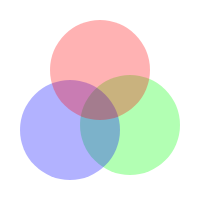
Frame 1 (no input)
Frame 60 (no input): identical to frame 1, image omitted
Frame 120 (the mouse pressed at the canvas centre since frame 60): identical to frame 1, image omitted

The p5.js sketch that drew this single still picture (run headless with seeded random() and noise() and a simulated clock; from frame 60 on, the mouse is pressed at the canvas centre):

// p5.js sketch
// ── sketch.js
function setup() {
  createCanvas(200, 200);
  colorMode(RGB, 255, 255, 255, 1)
   noStroke();//turn off stroke

}

function draw() {
  //Transparent circles.
  background(0);
  
  

colorMode(RGB, 255, 255, 255, 1);
background(255);
noStroke;
  
fill(0,255,5,0.3);//right color
ellipse(130, 125, 100, 100);//right circle
  
fill(0,0,255,0.3);//left color
ellipse(70, 130, 100, 100);//left circle
  
fill(255,0,5,0.3);//top color
ellipse(100, 70, 100, 100);//top circle
  
}
